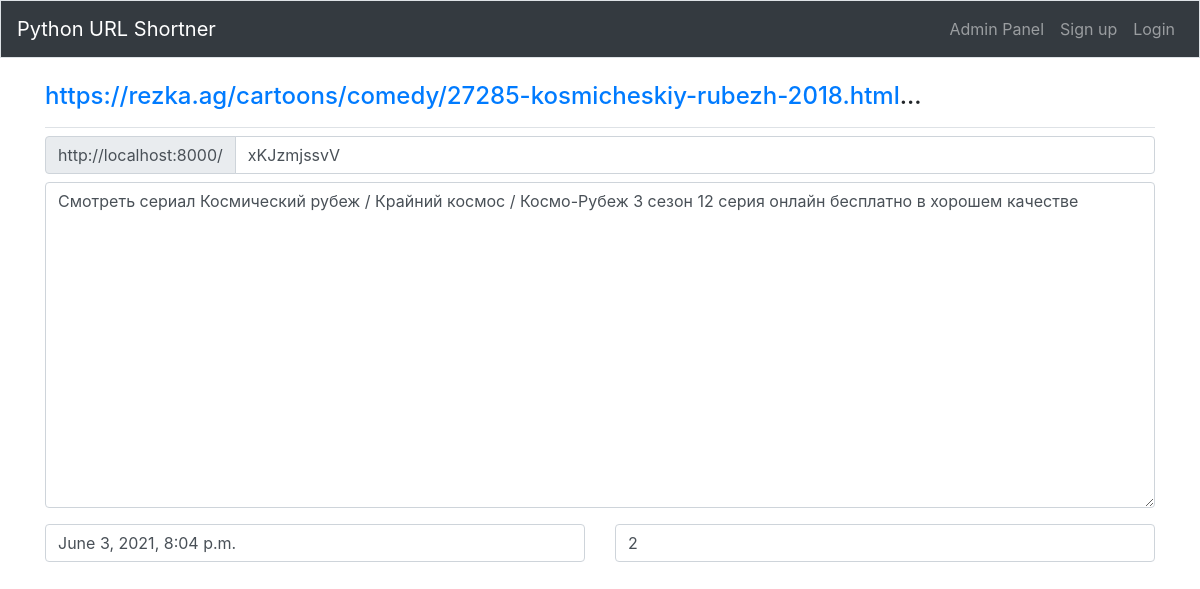
The page /manage_url/60/ on the database its author committed.
### home_page/models.py (models this page shows)
class UsersUrl(models.Model):
    url = models.CharField(max_length=200)
    short = models.CharField(
        max_length=10, blank=True, unique=True, error_messages={"unique": ""}
    )
    date_added = models.DateTimeField(null=True)
    click_count = models.IntegerField(default=0)
    url_content = models.TextField(max_length=500, blank=True)
    def __str__(self):
        return f"{self.url[:150]}..."

### home_page/views.py (the view)
# urls.py: path("manage_url/<int:UsersUrl_id>/", views.manage_url, name="manage_url"),
def manage_url(request, UsersUrl_id):
    if request.method != "POST":
        form = ManageForm(request.POST)
        urls = UsersUrl.objects.get(id=UsersUrl_id)
    context = {"form": form, "urls": urls}
    return render(request, "home_page/manage_url.html", context)

### home_page/forms.py
class ManageForm(forms.ModelForm):
    class Meta:
        model = UsersUrl
        fields = ["short", "url_content", "click_count", "date_added"]
        labels = {"short": "", "url_content": "", "click_count": "", "date_added": ""}
        widgets = {}

### home_page/templates/home_page/manage_url.html (shortened to what this page needs)
{% extends "./base.html" %}
{% load bootstrap4 %}
{% block page_header %}
	<h4>{{ urls|urlize }}</h4>
{% endblock page_header %}
{% block content %}
  <div class="input-group mb-2 mr-sm-2">
    <div class="input-group-prepend">
      <div class="input-group-text">http://localhost:8000/</div>
    </div>
    <input type="text" name="short" class="form-control" id="short"value="{{ urls.short }}">
  </div>
  <form>
    <div class="form-group">
    <textarea class="form-control" rows="13">{{ urls.url_content }}</textarea>
  </div>
  <div class="row">
    <div class="col">
      <input type="text" class="form-control" value="{{ urls.date_added }}">
    </div>
    <div class="col">
      <input type="text" class="form-control" value="{{ urls.click_count }}">
    </div>
  </div>
</form>
 {% endblock content %}

### rows shown on the page
UsersUrl: url "https://rezka.ag/cartoons/comedy/27285-kosmicheskiy-rubezh-2018.html ...", url_content "Смотреть сериал Космический рубеж / Крайний космос / Космо-Рубеж 3 сезон 12 серия онлайн бесплатно в хорошем качестве", date_added "June 3, 2021, 8:04 p.m.", click_count "2"
